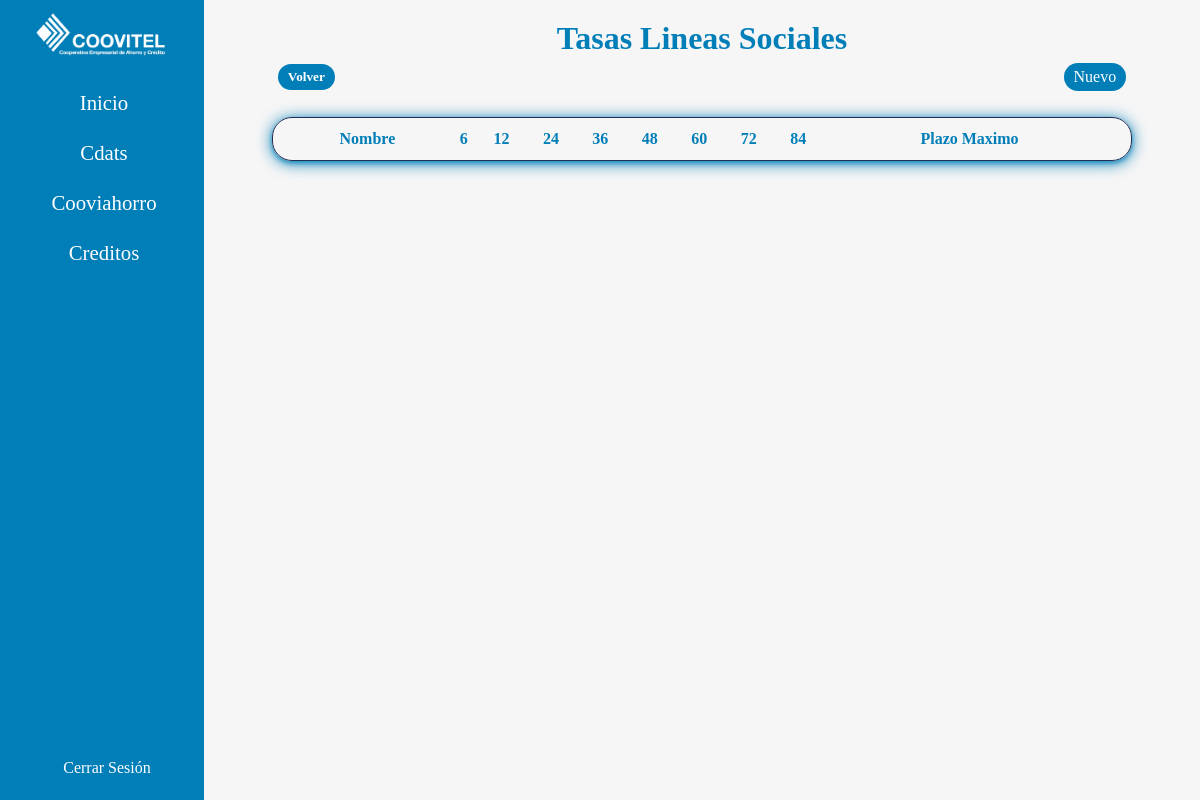
/sociales/ (signed in), run on an earlier commit of the app's database.
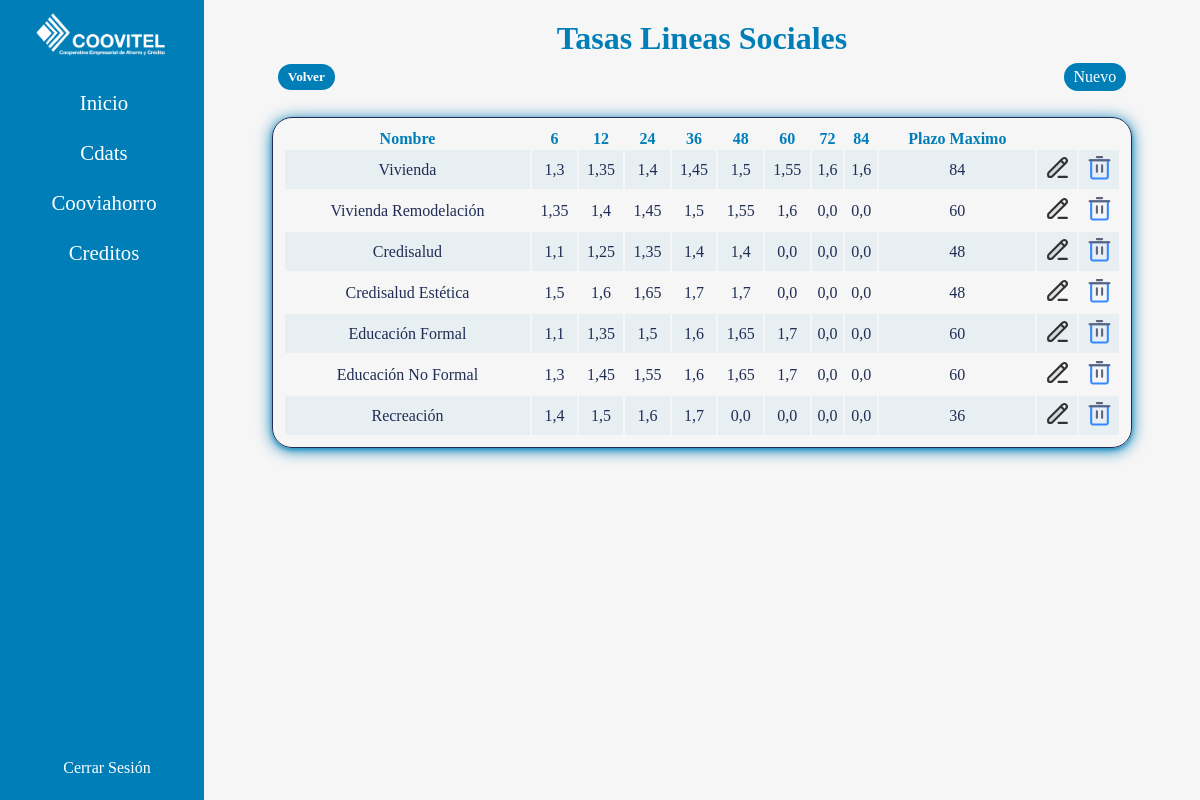
And on a later commit of the database.
### controls/models.py (models this page shows, shortened)
class Sociales(models.Model):
    name = models.CharField(max_length=200)
    tasa6 = models.FloatField()
    tasa12 = models.FloatField()
    tasa24 = models.FloatField()
    tasa36 = models.FloatField()
    tasa48 = models.FloatField(default=0)
    tasa60 = models.FloatField(default=0)
    tasa72 = models.FloatField(default=0)
    tasa84 = models.FloatField(default=0)
    plazoMax = models.IntegerField()

### controls/views.py (the view)
# urls.py: path("sociales/", views.sociales, name="sociales"),
@login_required
def sociales(request):
    social = Sociales.objects.all()
    return render(request, 'sociales/sociales.html', {'social': social})

### controls/templates/sociales/sociales.html (shortened to what this page needs)
{% extends 'base.html' %}
{% load humanize %}
{% block content %}
    <div class="types">
        <h1 class="title-type">Tasas Lineas Sociales</h1>
        <div class="buttons">
            <a class="bts" href="{% url 'admin' %}"><h5>Volver</h5></a>
            <a class="bts" href="{% url 'createsociales' %}">Nuevo</a>
        </div>
        <table>
            <tr>
                <th>Nombre</th>
                <th>6</th>
                <th>12</th>
                <th>24</th>
                <th>36</th>
                <th>48</th>
                <th>60</th>
                <th>72</th>
                <th>84</th>
                <th>Plazo Maximo</th>
                <th></th>
                <th></th>
            </tr>
            {% for soc in social %}
                <tr>
                    <td>{{soc.name}}</td>
                    <td>{{soc.tasa6}}</td>
                    <td>{{soc.tasa12}}</td>
                    <td>{{soc.tasa24}}</td>
                    <td>{{soc.tasa36}}</td>
                    <td>{{soc.tasa48}}</td>
                    <td>{{soc.tasa60}}</td>
                    <td>{{soc.tasa72}}</td>
                    <td>{{soc.tasa84}}</td>
                    <td>{{soc.plazoMax}}</td>
                    <td>
                        <a href="{% url 'updatesociales' soc.id %}">
                        </a>
                    </td>
                    <td>
                        <a onclick="return confirm('Esta seguro de eliminar este rango de Linea Social?')" href="{% url 'deletesociales' soc.id %}">
                        </a>
                    </td>
                </tr>
            {% endfor %}
        </table>
    </div>
{% endblock %}

### account/templates/base.html (shortened to what this page needs)
<!DOCTYPE html>
<html lang="es">
    <head>
        {% load static %}
        <link rel="stylesheet" type="text/css" href="{% static 'css/style.css' %}"/>
        <link rel="stylesheet" type="text/css" href="{% static 'css/style2.css' %}"/>
        <link rel="stylesheet" type="text/css" href="{% static 'css/options.css' %}"/>
    </head>
    <body>
        <aside>
            <a href="">
                <picture>
                    <source media="(min-width: 540px)" srcset="{% static 'images/logoColor.webp' %}">
                    <img class="logo" src="{% static 'images/logoColorSmall.webp' %}" alt="logo coovitel">
                </picture>
            </a>
            <nav>
                <ul class="menu">
                    <li>
                        <a class="links" href="{% url 'admin' %}">
                            <p>
                                Inicio
                            </p>
                        </a>
                    </li>
                    <li>
                        <a class="links" href="{% url 'cdats' %}">
                            <p>
                                Cdats
                            </p>
                        </a>
                    </li>
                    <li>
                        <a class="links" href="{% url 'cooviahorro' %}">
                            <p>
                                Cooviahorro
                            </p>
                        </a>
                    </li>
                    <li>
                        <a class="links" href="{% url 'creditos' %}">
                            <p>
                                Creditos
                            </p>
                        </a>
                    </li>
                </ul>
            </nav>
            <div class="out">
                {% if request.user.is_authenticated %}
                    <a class="link" href="{% url "logout" %}">
                        <p>
                            Cerrar Sesión
                        </p>
                    </a>
                {% else %}
                    <a class="link" href="{% url "login" %}">
                        <p>
                            Iniciar Sesión
                        </p>
                    </a>
                {% endif %}
            </div>
        </aside>
        <main>
            <div class="content">
                {% block content %}
                {% endblock content %}
            </div>
        </main>
        {% load static %}
    </body>
</html>

### account/static/css/style.css (style rules this page uses)
:root { --backColor: #fdfdfd; --colorWhite: #fff; --colorLinks: #007eb8; --colorOne: #202d54; --colorTwo: #2c3870; --colorThree: #2d2e83; --colorFour: #007eb8; }
* { margin: 0; padding: 0; box-sizing: border-box; }
html { height: 100%; height: 100vh; font-family:Georgia, 'Times New Roman', Times, serif; color: var(--colorFour); }
body { height: auto; min-height: 100%; min-height: 100vh; overflow-y: scroll; background-color: var(--backColor); display: grid; grid-template-areas: "aside main main"; grid-template-columns: 17vw 1fr; grid-template-rows: 1fr auto; }
aside { height: 100vh; grid-area: "aside"; background-color: var(--colorLinks); position: sticky; top: 0; }
main { grid-area: "main"; background-color: #f6f6f6; height: 100%; overflow-y: auto; }
a { text-decoration: none; }
.logo { height: 6.2vw; }
.menu { display: flex; flex-direction: column; margin: 0px 20px; padding: 0; height: 100%; }
.menu li { list-style: none; font-size: clamp(0.7rem, 2vw, 1.3rem); }
.links { display: flex; flex-direction: row; margin: 10px 0px; color: var(--colorWhite); justify-content: center; transition: all .5s; border-radius: 20px; padding: 3px; }
.links p { text-align: center; }
.out { position: absolute; margin: 20px 0px; padding: 0; bottom: 0; width: 100%; }
.link { display: flex; flex-direction: row; margin: 10px 10px; color: var(--colorWhite); justify-content: center; transition: all .3s; }
.link p { position: relative; display: inline-block; padding-bottom: 3px; }
.link p::after { content: ""; position: absolute; bottom: 0; left: 50%; width: 0; height: 2px; background-color: var(--colorWhite); transition: width 0.6s ease-in-out; transform: translateX(-50%); }
@media only screen and (max-width:1200px) { .menu, .out { margin: 0px 5px; } }
@media only screen and (max-width:1200px) { .out { margin-bottom: 10px; } }
@media only screen and (max-width:1200px) { .links p { margin-left: 4px; } }
.content { height: 100vh; width: auto; display: flex; flex-direction: column; padding: 20px; }

### controls/static/css/style2.css (style rules this page uses)
:root { --backColor: #fdfdfd; --colorWhite: #fff; --colorLinks: #007eb8; --colorOne: #202d54; --colorTwo: #2c3870; --colorThree: #2d2e83; --colorFour: #007eb8; }
.types { width: 100%; display: flex; flex-direction: column; justify-content: center; align-items: center; }
.title-type { color: var(--colorFour); }
.buttons { width: 90%; display: flex; flex-direction: row; justify-content: space-between; align-items: center; padding: 6px; }
.bts { background-color: #007eb8; border-radius: 20px; padding: 5px 10px; color: #fff; transition: all .3s ease; }
table { width: 90%; text-align: center; border: 1px solid var(--colorOne); border-radius: 20px; padding: 10px; margin: 20px 0px; box-shadow: #007eb8a1 0px 2px 4px 0px, #007eb8 0px 2px 16px 0px; }
td { color: #202d54; padding: 5px 0px; }
tr:nth-child(2n) { background-color: #007eb810; }
.image { transition: all .3s ease-in-out; }

### controls/static/css/options.css (style rules this page uses)
:root { --backColor: #fdfdfd; --colorWhite: #fff; --colorLinks: #007eb8; --colorOne: #202d54; --colorTwo: #2c3870; --colorThree: #2d2e83; --colorFour: #007eb8; }

What changed in the data, as far as the page shows it:
added Sociales: name "Vivienda", tasa6 "1,3", tasa12 "1,35", tasa24 "1,4", tasa36 "1,45", tasa48 "1,5", tasa60 "1,55", tasa72 "1,6", tasa84 "1,6", plazoMax "84"
added Sociales: name "Vivienda Remodelación", tasa6 "1,35", tasa12 "1,4", tasa24 "1,45", tasa36 "1,5", tasa48 "1,55", tasa60 "1,6", tasa72 "0,0", tasa84 "0,0", plazoMax "60"
added Sociales: name "Credisalud", tasa6 "1,1", tasa12 "1,25", tasa24 "1,35", tasa36 "1,4", tasa48 "1,4", tasa60 "0,0", tasa72 "0,0", tasa84 "0,0", plazoMax "48"
added Sociales: name "Credisalud Estética", tasa6 "1,5", tasa12 "1,6", tasa24 "1,65", tasa36 "1,7", tasa48 "1,7", tasa60 "0,0", tasa72 "0,0", tasa84 "0,0", plazoMax "48"
added Sociales: name "Educación Formal", tasa6 "1,1", tasa12 "1,35", tasa24 "1,5", tasa36 "1,6", tasa48 "1,65", tasa60 "1,7", tasa72 "0,0", tasa84 "0,0", plazoMax "60"
added Sociales: name "Educación No Formal", tasa6 "1,3", tasa12 "1,45", tasa24 "1,55", tasa36 "1,6", tasa48 "1,65", tasa60 "1,7", tasa72 "0,0", tasa84 "0,0", plazoMax "60"
added Sociales: name "Recreación", tasa6 "1,4", tasa12 "1,5", tasa24 "1,6", tasa36 "1,7", tasa48 "0,0", tasa60 "0,0", tasa72 "0,0", tasa84 "0,0", plazoMax "36"
